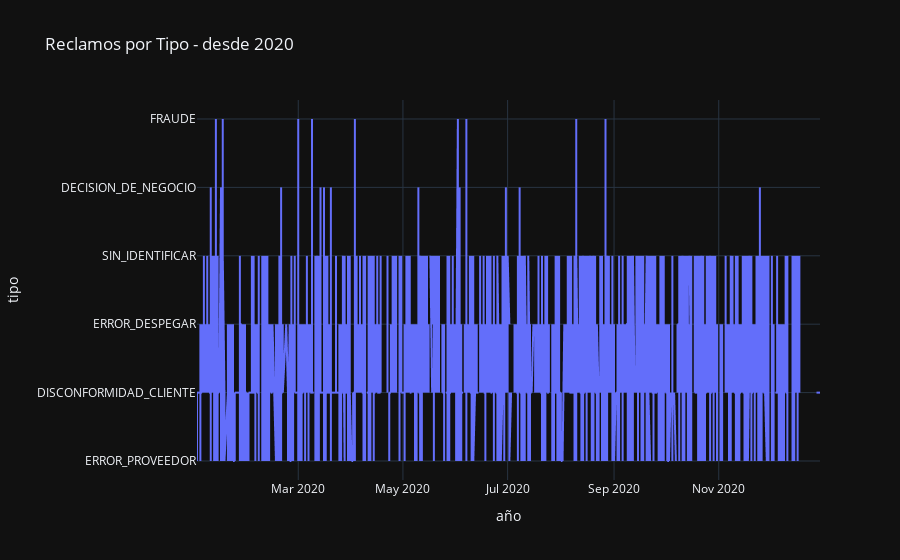

The cell this chart's notebook holds for it:
### Code cell
px.line(df2, y="tipo", template="plotly_dark",  title="Reclamos por Tipo - desde 2020", labels={'index':"año"})

### Figure 1 — Plotly figure (JSON) as saved in the notebook; plotly's stock layout.template omitted (floating-point values rounded to 4 significant figures; data arrays with more than 128 entries replaced by an {"elided": "..."} marker saying what was removed)
{"data": [{"hovertemplate": "año=%{x}<br>tipo=%{y}<extra></extra>", "legendgroup": "", "line": {"color": "#636efa", "dash": "solid"}, "marker": {"symbol": "circle"}, "mode": "lines", "name": "", "showlegend": false, "type": "scattergl", "x": {"elided": "15805 str values"}, "xaxis": "x", "y": {"elided": "15805 str values"}, "yaxis": "y"}], "layout": {"legend": {"tracegroupgap": 0}, "title": {"text": "Reclamos por Tipo - desde 2020"}, "xaxis": {"anchor": "y", "domain": [0, 1], "title": {"text": "año"}}, "yaxis": {"anchor": "x", "domain": [0, 1], "title": {"text": "tipo"}}}}
